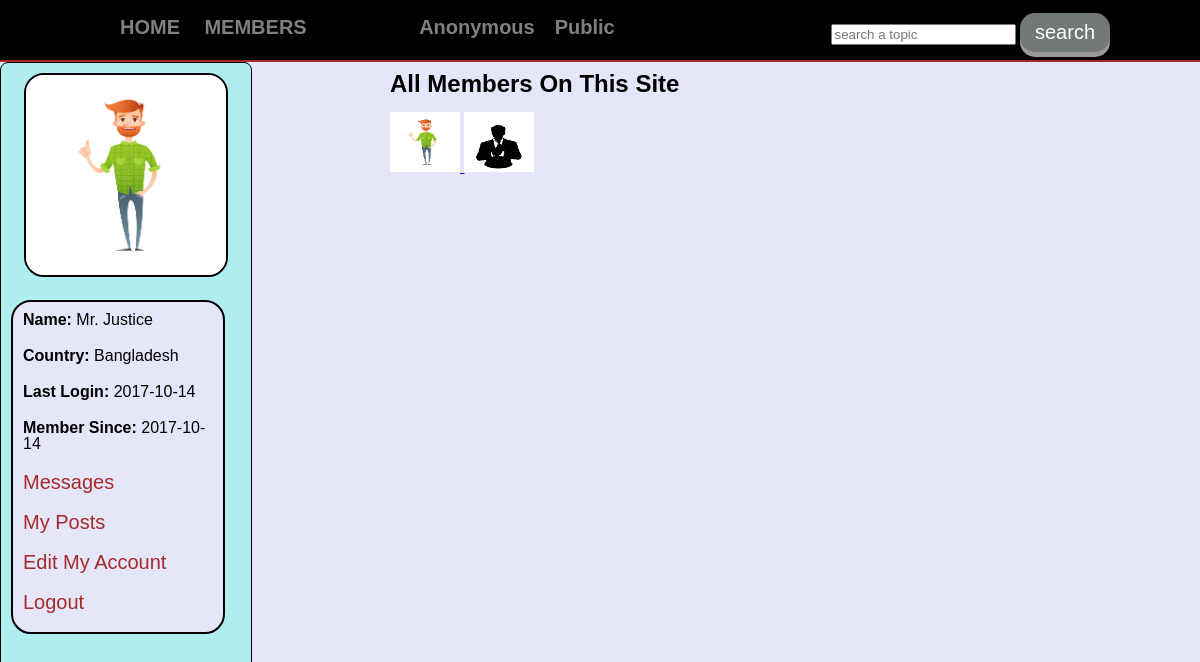
The page /justice/members.php (signed in) on the database its author committed.
### tables this page shows
CREATE TABLE `topics` (
  `topic_id` int(11) NOT NULL,
  `topic_title` text NOT NULL
);

CREATE TABLE `users` (
  `user_id` int(11) NOT NULL,
  `user_name` varchar(100) NOT NULL,
  `user_pass` varchar(100) NOT NULL,
  `user_email` varchar(100) NOT NULL,
  `user_country` varchar(100) NOT NULL,
  `user_gender` varchar(100) NOT NULL,
  `user_b_day` date NOT NULL,
  `user_image` text NOT NULL,
  `register_date` date NOT NULL,
  `last_login` date NOT NULL,
  `status` text NOT NULL,
  `posts` text NOT NULL,
  `ver_code` varchar(100) NOT NULL
);

### justice/members.php (the view, shortened to what this page needs)
<?php
include("functions/functions.php");
if(!isset($_SESSION['user_email'])){
	header("location:index.php");
}
else {
?>
<!DOCTYPE html>
<html>
	<head>
	<link rel="stylesheet" href="styles/home_style.css" media="all" />
	</head>
	<body>
		<div class="container">
			<div id="head_wrap">
				<div id="header">
					<ul id="menu">
						<li><a href="home.php">HOME</a></li>
						<li><a href="members.php">MEMBERS</a></li>
					<strong>TRENDING</strong>
						<?php
						$get_topics="select * from topics";
						$run_topics=mysqli_query($con,$get_topics);
						while($row=mysqli_fetch_array($run_topics)){
							$topic_id=$row['topic_id'];
							$topic_title=$row['topic_title'];
							echo "<li><a href='topic.php?topic=$topic_id'>$topic_title</a></li>";
						}
						?>
					</ul>
					<form method="get" action="results.php" id="form1">
						<input type="text" class="searchtopic" name="user_query" placeholder="search a topic" />
						<input type="submit" class="button" name="search" value="search" />
					</form>
				</div>
			</div>
			<div class="content">
				<div id="user_timeline">
					<div id="user_details">
					<?php
					$user=$_SESSION['user_email'];
					$get_user="select * from users where user_email='$user'";
					$run_user=mysqli_query($con,$get_user);
					$row=mysqli_fetch_array($run_user);
					$user_name=$row['user_name'];
					$user_country=$row['user_country'];
					$user_image=$row['user_image'];
					$register_date=$row['register_date'];
					$last_login=$row['last_login'];
					echo "
						<center><img src= 'user/user_images/$user_image' width='200' height='200' /></center>
						<div id='user_mention'>
						<p><strong>Name:</strong> $user_name</p>
						<p><strong>Country:</strong> $user_country</p>
						<p><strong>Last Login:</strong> $last_login</p>
						<p><strong>Member Since:</strong> $register_date</p>
						<p><a href='my_messages.php'>Messages</a></p>
						<p><a href='my_posts.php'>My Posts</a></p>
						<p><a href='Edit Profile.php'>Edit My Account</a></p>
						<p><a href='logout.php'>Logout</a></p>
						</div>
					";
					?>
					</div>
				</div>
				<div id="content_timeline">
					<h2>All Members On This Site</h2></br>
					<?php
					$get_members="select * from users";
					$run_members=mysqli_query($con,$get_members);
					while
					($row=mysqli_fetch_array($run_members))
				{
					$user_id=$row['user_id'];
					$user_name=$row['user_name'];
					$user_image=$row['user_image'];
					echo "
					<a href='user_profile.php?u_id=$user_id'?>
						<img src= 'user/user_images/$user_image' width='70' height='60' title='$user_name' />
					</a>
					";
				}
					?>
				</div>
			</div>
		</div>
	</body>
</html>
<?php } ?>

### justice/styles/home_style.css (style rules this page uses)
html, body, div, span, applet, object, iframe, h1, h2, h3, h4, h5, h6, p, blockquote, pre, a, abbr, acronym, address, big, cite, code, del, dfn, em, img, ins, kbd, q, s, samp, small, strike, strong, sub, sup, tt, var, b, u, i, center, dl, dt, dd, ol, ul, li, fieldset, form, label, legend, table, caption, tbody, tfoot, thead, tr, th, td, article, aside, canvas, details, embed, figure, figcaption, footer, header, hgroup, menu, nav, output, ruby, section, summary, time, mark, audio, video { margin: 0; padding: 0; border: 0; }
body { line-height: 1; background-color: #E6E6FA; font-family: "Raleway", sans-serif; }
.container { margin: 0; padding: 0; background-color: #E6E6FA; }
#head_wrap { width: 100%; height: 40px; margin: 0 auto; border-bottom: 2px solid brown; padding: 10px; background: #AFEEEE; background-color: black; }
#header { margin: 0 auto; width: 1000px; height: 35px; }
#menu { line-height:35px; padding:0; margin:0; float:left; }
#menu li { display:inline; list-style:none; }
#menu a { margin:5px; padding:5px; text-decoration:none; color:gray; font-size:20px; font-weight:bold; }
#form1 { float: right; line-height: 35px; padding-top:3px; }
.button { display: inline-block; padding: 8px 15px; font-size: 20px; cursor: pointer; text-align: center; text-decoration: none; outline: none; color: #fff; background-color: #717877; border: none; border-radius: 15px; box-shadow: 0 5px #999; }
.content { width: 1200px; margin:0 auto; }
#user_timeline { background: #AFEEEE; width:250px; float:left; height:850px; border:1px solid black; border-radius: 8px; }
#user_details { padding:10px; margin-bottom:5px; }
#user_details img { border: 2px solid black; border-radius:20px; }
#user_details p { margin-bottom:10px; padding:5px; }
#user_details a { color:brown; text-decoration:none; font-size:20px; }
#user_mention { background:#E6E6FA; border: 2px solid black; border-radius:20px; width:200px; margin-top:20px ; margin-right: 15px; padding:5px; }
#content_timeline { float:right; width:700px; padding:10px; margin-right: 100px; }

### rows shown on the page
topics: topic_title "Anonymous"
topics: topic_title "Public"
users: user_image (picture), user_name "Mr. Justice", user_country "Bangladesh", last_login "2017-10-14", register_date "2017-10-14"
users: user_image (placeholder picture)
